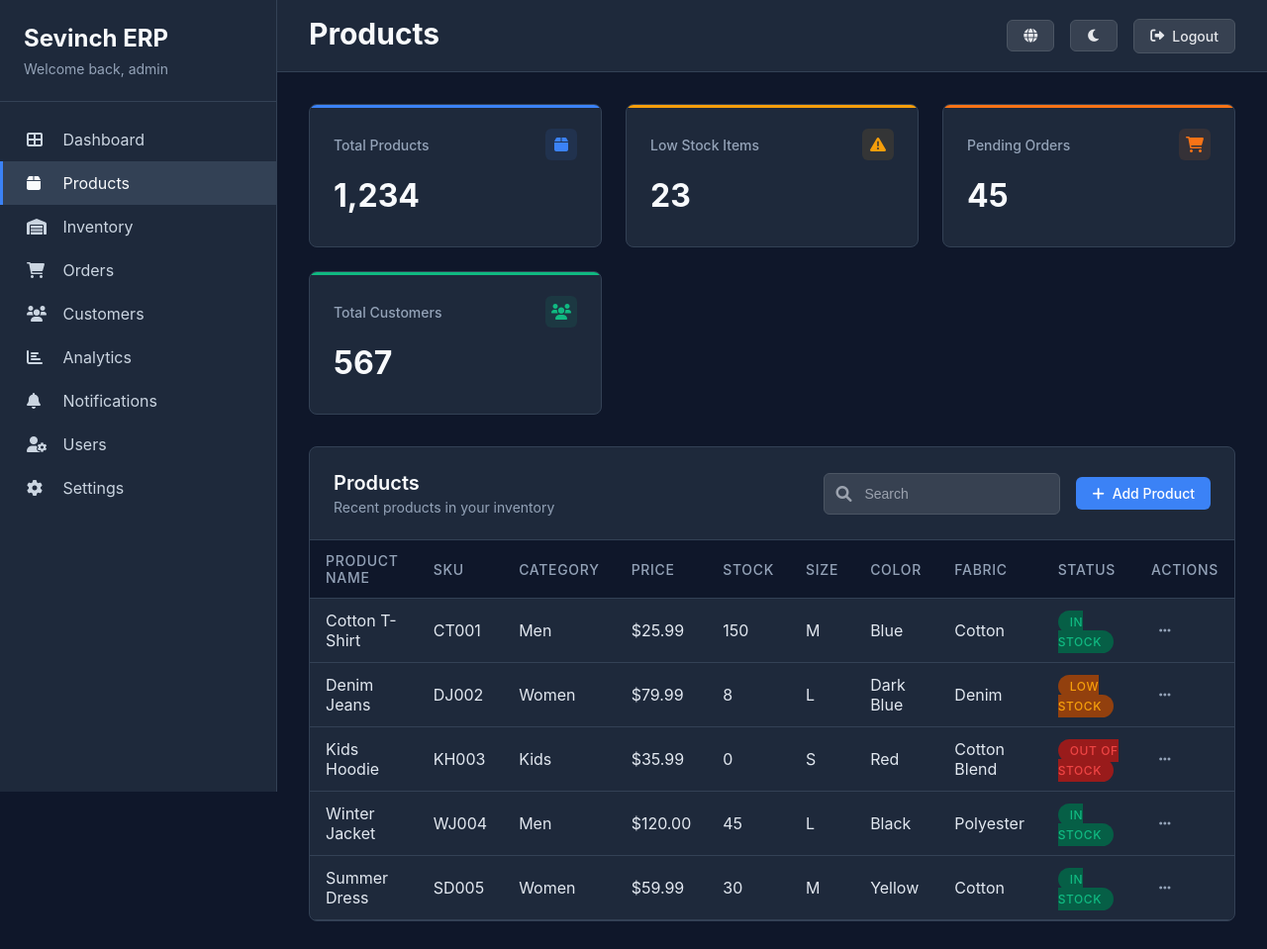
Screenshot of /products/ (signed in) with the database file from the repository.
### erp_app/models.py (models this page shows, shortened)
class Product(models.Model):
    FABRIC_CHOICES = [
        ('cotton', 'Cotton'),
        ('denim', 'Denim'),
        ('cotton_blend', 'Cotton Blend'),
        ('polyester', 'Polyester'),
        ('wool', 'Wool'),
    ]
    SIZE_CHOICES = [
        ('XS', 'Extra Small'),
        ('S', 'Small'),
        ('M', 'Medium'),
        ('L', 'Large'),
        ('XL', 'Extra Large'),
        ('XXL', 'Double Extra Large'),
    ]
    STATUS_CHOICES = [
        ('in_stock', 'In Stock'),
        ('low_stock', 'Low Stock'),
        ('out_of_stock', 'Out of Stock'),
    ]
    name = models.CharField(max_length=200)
    sku = models.CharField(max_length=50, unique=True)
    category = models.ForeignKey(Category, on_delete=models.CASCADE)
    price = models.DecimalField(max_digits=10, decimal_places=2)
    stock_quantity = models.IntegerField(default=0)
    size = models.CharField(max_length=3, choices=SIZE_CHOICES)
    color = models.CharField(max_length=50)
    fabric = models.CharField(max_length=20, choices=FABRIC_CHOICES)
    status = models.CharField(max_length=20, choices=STATUS_CHOICES, default='in_stock')
    min_stock_level = models.IntegerField(default=10)
    created_at = models.DateTimeField(auto_now_add=True)
    updated_at = models.DateTimeField(auto_now=True)

class Category(models.Model):
    name = models.CharField(max_length=100,unique=True)
    description = models.TextField(blank=True)
    created_at = models.DateTimeField(auto_now_add=True)
    class Meta:
        verbose_name_plural = "Categories"

### erp_app/views.py (the view)
# urls.py: path('products/', views.products, name='products'),
@login_required
def products(request):
    products_list = Product.objects.all()
    search_query = request.GET.get('search', '')
    if search_query:
        products_list = products_list.filter(
            Q(name__icontains=search_query) |
            Q(sku__icontains=search_query)
        )
    context = {
        'products': products_list,
        'search_query': search_query,
        'page_title': 'Products',
    }
    return render(request, 'products.html', context)

### templates/products.html (shortened to what this page needs)
{% extends 'base.html' %}
{% block content %}
<div class="stats-grid">
    <div class="stat-card" style="--accent-color: #3b82f6;">
        <div class="stat-header">
            <span class="stat-title">Total Products</span>
            <div class="stat-icon" style="background: rgba(59, 130, 246, 0.1); color: #3b82f6;">
                <i class="fas fa-box"></i>
            </div>
        </div>
        <div class="stat-value">1,234</div>
    </div>
    <div class="stat-card" style="--accent-color: #f59e0b;">
        <div class="stat-header">
            <span class="stat-title">Low Stock Items</span>
            <div class="stat-icon" style="background: rgba(245, 158, 11, 0.1); color: #f59e0b;">
                <i class="fas fa-exclamation-triangle"></i>
            </div>
        </div>
        <div class="stat-value">23</div>
    </div>
    <div class="stat-card" style="--accent-color: #f97316;">
        <div class="stat-header">
            <span class="stat-title">Pending Orders</span>
            <div class="stat-icon" style="background: rgba(249, 115, 22, 0.1); color: #f97316;">
                <i class="fas fa-shopping-cart"></i>
            </div>
        </div>
        <div class="stat-value">45</div>
    </div>
    <div class="stat-card" style="--accent-color: #10b981;">
        <div class="stat-header">
            <span class="stat-title">Total Customers</span>
            <div class="stat-icon" style="background: rgba(16, 185, 129, 0.1); color: #10b981;">
                <i class="fas fa-users"></i>
            </div>
        </div>
        <div class="stat-value">567</div>
    </div>
</div>
<div class="card">
    <div class="card-header">
        <div>
            <h2 class="card-title">Products</h2>
            <p class="card-subtitle">Recent products in your inventory</p>
        </div>
        <div style="margin-left: auto; display: flex; gap: 1rem; align-items: center;">
            <div class="search-box" style="margin-bottom: 0;">
                <i class="fas fa-search search-icon"></i>
                <input type="text" class="search-input" placeholder="Search" value="{{ search_query }}">
            </div>
            <a href="#" class="btn btn-primary">
                <i class="fas fa-plus"></i> Add Product
            </a>
        </div>
    </div>
    <div class="table-container">
        <table class="table">
            <thead>
                <tr>
                    <th>Product Name</th>
                    <th>SKU</th>
                    <th>Category</th>
                    <th>Price</th>
                    <th>Stock</th>
                    <th>Size</th>
                    <th>Color</th>
                    <th>Fabric</th>
                    <th>Status</th>
                    <th>Actions</th>
                </tr>
            </thead>
            <tbody>
                {% for product in products %}
                <tr>
                    <td>{{ product.name }}</td>
                    <td>{{ product.sku }}</td>
                    <td>{{ product.category.name }}</td>
                    <td>${{ product.price }}</td>
                    <td>{{ product.stock_quantity }}</td>
                    <td>{{ product.size }}</td>
                    <td>{{ product.color }}</td>
                    <td>{{ product.get_fabric_display }}</td>
                    <td>
                        {% if product.status == 'in_stock' %}
                            <span class="badge badge-success">In Stock</span>
                        {% elif product.status == 'low_stock' %}
                            <span class="badge badge-warning">Low Stock</span>
                        {% else %}
                            <span class="badge badge-danger">Out of Stock</span>
                        {% endif %}
                    </td>
                    <td>
                        <div class="actions-menu">
                            <button class="actions-btn">
                                <i class="fas fa-ellipsis-h"></i>
                            </button>
                        </div>
                    </td>
                </tr>
                {% endfor %}
            </tbody>
        </table>
    </div>
</div>
{% endblock %}

### templates/base.html (shortened to what this page needs)
<!DOCTYPE html>
<html lang="en">
<head>
    <link href="https://cdnjs.cloudflare.com/ajax/libs/font-awesome/6.0.0/css/all.min.css" rel="stylesheet">
</head>
<body>
    <div class="app-container">
        {% if user.is_authenticated %}
        <nav class="sidebar">
            <div class="sidebar-header">
                <div class="logo">Sevinch ERP</div>
                <div class="logo-subtitle">Welcome back, {{ user.first_name|default:user.username }}</div>
            </div>
            <div class="nav-menu">
                <a href="{% url 'dashboard' %}" class="nav-item {% if request.resolver_match.url_name == 'dashboard' %}active{% endif %}">
                    <i class="fas fa-th-large"></i> Dashboard
                </a>
                <a href="{% url 'products' %}" class="nav-item {% if request.resolver_match.url_name == 'products' %}active{% endif %}">
                    <i class="fas fa-box"></i> Products
                </a>
                <a href="{% url 'inventory' %}" class="nav-item {% if request.resolver_match.url_name == 'inventory' %}active{% endif %}">
                    <i class="fas fa-warehouse"></i> Inventory
                </a>
                <a href="{% url 'orders' %}" class="nav-item {% if request.resolver_match.url_name == 'orders' %}active{% endif %}">
                    <i class="fas fa-shopping-cart"></i> Orders
                </a>
                <a href="{% url 'customers' %}" class="nav-item {% if request.resolver_match.url_name == 'customers' %}active{% endif %}">
                    <i class="fas fa-users"></i> Customers
                </a>
                <a href="{% url 'analytics' %}" class="nav-item {% if request.resolver_match.url_name == 'analytics' %}active{% endif %}">
                    <i class="fas fa-chart-bar"></i> Analytics
                </a>
                <a href="{% url 'notifications' %}" class="nav-item {% if request.resolver_match.url_name == 'notifications' %}active{% endif %}">
                    <i class="fas fa-bell"></i> Notifications
                </a>
                <a href="{% url 'users' %}" class="nav-item {% if request.resolver_match.url_name == 'users' %}active{% endif %}">
                    <i class="fas fa-user-cog"></i> Users
                </a>
                <a href="{% url 'settings' %}" class="nav-item {% if request.resolver_match.url_name == 'settings' %}active{% endif %}">
                    <i class="fas fa-cog"></i> Settings
                </a>
            </div>
        </nav>
        {% endif %}
        <main class="main-content">
            {% if user.is_authenticated %}
            <header class="header">
                <div>
                    <h1 class="header-title">{% block page_title %}{{ page_title }}{% endblock %}</h1>
                </div>
                <div class="header-actions">
                    <button class="btn btn-secondary">
                        <i class="fas fa-globe"></i>
                    </button>
                    <button class="btn btn-secondary">
                        <i class="fas fa-moon"></i>
                    </button>
                    <a href="{% url 'logout' %}" class="btn btn-secondary">
                        <i class="fas fa-sign-out-alt"></i> Logout
                    </a>
                </div>
            </header>
            {% endif %}
            <div class="content">
                {% block content %}{% endblock %}
            </div>
        </main>
    </div>
</body>
</html>

### templates/base.html (style rules this page uses)
* { margin: 0; padding: 0; box-sizing: border-box; }
body { font-family: -apple-system, BlinkMacSystemFont, 'Segoe UI', Roboto, sans-serif; background: #0f172a; color: #e2e8f0; overflow-x: hidden; }
.app-container { display: flex; min-height: 100vh; }
.sidebar { width: 280px; background: #1e293b; border-right: 1px solid #334155; position: fixed; height: 100vh; overflow-y: auto; }
.sidebar-header { padding: 1.5rem; border-bottom: 1px solid #334155; }
.logo { font-size: 1.5rem; font-weight: 700; color: #f8fafc; margin-bottom: 0.5rem; }
.logo-subtitle { font-size: 0.875rem; color: #94a3b8; }
.nav-menu { padding: 1rem 0; }
.nav-item { display: block; padding: 0.75rem 1.5rem; color: #cbd5e1; text-decoration: none; transition: all 0.2s; border-left: 3px solid transparent; }
.nav-item:hover, .nav-item.active { background: #334155; color: #f8fafc; border-left-color: #3b82f6; }
.nav-item i { width: 20px; margin-right: 0.75rem; }
.main-content { flex: 1; margin-left: 280px; background: #0f172a; }
.header { background: #1e293b; border-bottom: 1px solid #334155; padding: 1rem 2rem; display: flex; justify-content: space-between; align-items: center; }
.header-title { font-size: 1.875rem; font-weight: 700; color: #f8fafc; }
.header-actions { display: flex; align-items: center; gap: 1rem; }
.btn { padding: 0.5rem 1rem; border: none; border-radius: 0.375rem; font-size: 0.875rem; font-weight: 500; cursor: pointer; text-decoration: none; display: inline-flex; align-items: center; gap: 0.5rem; transition: all 0.2s; }
.btn-primary { background: #3b82f6; color: white; }
.btn-secondary { background: #374151; color: #e5e7eb; border: 1px solid #4b5563; }
.content { padding: 2rem; }
.stats-grid { display: grid; grid-template-columns: repeat(auto-fit, minmax(250px, 1fr)); gap: 1.5rem; margin-bottom: 2rem; }
.stat-card { background: #1e293b; border: 1px solid #334155; border-radius: 0.5rem; padding: 1.5rem; position: relative; overflow: hidden; }
.stat-card::before { content: ''; position: absolute; top: 0; left: 0; right: 0; height: 3px; background: var(--accent-color, #3b82f6); }
.stat-header { display: flex; justify-content: space-between; align-items: center; margin-bottom: 1rem; }
.stat-title { font-size: 0.875rem; color: #94a3b8; font-weight: 500; }
.stat-icon { width: 2rem; height: 2rem; border-radius: 0.375rem; display: flex; align-items: center; justify-content: center; font-size: 1rem; }
.stat-value { font-size: 2rem; font-weight: 700; color: #f8fafc; margin-bottom: 0.5rem; }
.card { background: #1e293b; border: 1px solid #334155; border-radius: 0.5rem; overflow: hidden; }
.card-header { padding: 1.5rem; border-bottom: 1px solid #334155; display: flex; justify-content: space-between; align-items: center; }
.card-title { font-size: 1.25rem; font-weight: 600; color: #f8fafc; }
.card-subtitle { font-size: 0.875rem; color: #94a3b8; margin-top: 0.25rem; }
.table-container { overflow-x: auto; }
.table { width: 100%; border-collapse: collapse; }
.table th, .table td { padding: 0.75rem 1rem; text-align: left; border-bottom: 1px solid #334155; }
.table th { background: #0f172a; font-weight: 500; color: #94a3b8; font-size: 0.875rem; text-transform: uppercase; letter-spacing: 0.05em; }
.table td { color: #e2e8f0; }
.badge { padding: 0.25rem 0.75rem; border-radius: 9999px; font-size: 0.75rem; font-weight: 500; text-transform: uppercase; letter-spacing: 0.05em; }
.badge-success { background: #065f46; color: #10b981; }
.badge-warning { background: #92400e; color: #f59e0b; }
.badge-danger { background: #991b1b; color: #ef4444; }
.search-box { position: relative; margin-bottom: 1.5rem; }
.search-input { width: 100%; max-width: 400px; padding: 0.75rem 1rem 0.75rem 2.5rem; background: #374151; border: 1px solid #4b5563; border-radius: 0.375rem; color: #f9fafb; font-size: 0.875rem; }
.search-input::placeholder { color: #9ca3af; }
.search-icon { position: absolute; left: 0.75rem; top: 50%; transform: translateY(-50%); color: #9ca3af; }
.actions-menu { position: relative; display: inline-block; }
.actions-btn { background: none; border: none; color: #94a3b8; cursor: pointer; padding: 0.5rem; border-radius: 0.25rem; }

### rows the page displays
Product: name "Cotton T-Shirt", sku "CT001", category.name "Men", price "25.99", stock_quantity "150", size "M", color "Blue", fabric "Cotton", status "IN STOCK"
Product: name "Denim Jeans", sku "DJ002", category.name "Women", price "79.99", stock_quantity "8", size "L", color "Dark Blue", fabric "Denim", status "LOW STOCK"
Product: name "Kids Hoodie", sku "KH003", category.name "Kids", price "35.99", stock_quantity "0", size "S", color "Red", fabric "Cotton Blend", status "OUT OF STOCK"
Product: name "Winter Jacket", sku "WJ004", category.name "Men", price "120.00", stock_quantity "45", size "L", color "Black", fabric "Polyester", status "IN STOCK"
Product: name "Summer Dress", sku "SD005", category.name "Women", price "59.99", stock_quantity "30", size "M", color "Yellow", fabric "Cotton", status "IN STOCK"

### other values shown
{{ user.first_name|default:user.username }} "admin"
{{ page_title }} "Products"
